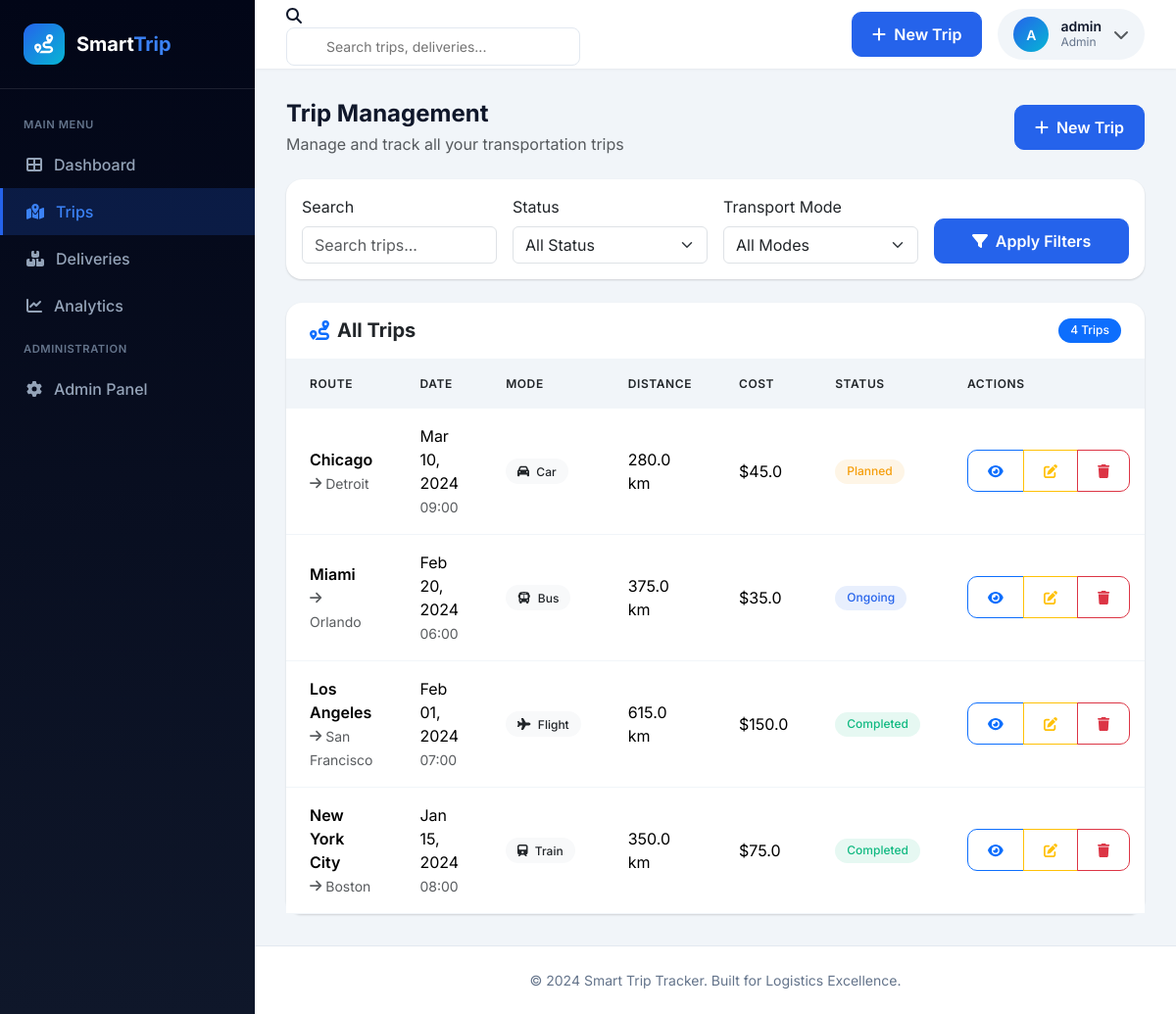
The app's page /trips (signed in) with its own data.
### models.py (models this page shows, shortened)
class User(UserMixin, db.Model):
    __tablename__ = 'users'
    id = db.Column(db.Integer, primary_key=True)
    username = db.Column(db.String(100), unique=True, nullable=False, index=True)
    email = db.Column(db.String(120), unique=True, nullable=False, index=True)
    password_hash = db.Column(db.String(256), nullable=False)
    role = db.Column(db.String(20), default='user')  # 'user' or 'admin'
    created_at = db.Column(db.DateTime, default=datetime.utcnow)
    trips = db.relationship('Trip', backref='user', lazy='dynamic', cascade='all, delete-orphan')
    deliveries = db.relationship('Delivery', backref='user', lazy='dynamic', cascade='all, delete-orphan')
    def is_admin(self):
        return self.role == 'admin'

class Trip(db.Model):
    __tablename__ = 'trips'
    id = db.Column(db.Integer, primary_key=True)
    user_id = db.Column(db.Integer, db.ForeignKey('users.id'), nullable=False, index=True)
    start_location = db.Column(db.String(200), nullable=False)
    destination = db.Column(db.String(200), nullable=False)
    start_date = db.Column(db.DateTime, nullable=False)
    end_date = db.Column(db.DateTime, nullable=True)
    mode_of_transport = db.Column(db.String(50), nullable=False)
    distance = db.Column(db.Float, nullable=False)  # in km
    travel_cost = db.Column(db.Float, default=0)
    fuel_consumption = db.Column(db.Float, nullable=True)  # in liters
    carbon_footprint = db.Column(db.Float, nullable=True)  # in kg CO2
    status = db.Column(db.String(20), default='planned')  # planned, ongoing, completed
    notes = db.Column(db.Text, nullable=True)
    created_at = db.Column(db.DateTime, default=datetime.utcnow)
    TRANSPORT_MODES = [
        ('car', 'Car'),
        ('bus', 'Bus'),
        ('train', 'Train'),
        ('truck', 'Truck'),
        ('taxi', 'Taxi'),
        ('bike', 'Bicycle'),
        ('flight', 'Flight'),
        ('walk', 'Walking')
    ]
    STATUS_OPTIONS = [
        ('planned', 'Planned'),
        ('ongoing', 'Ongoing'),
        ('completed', 'Completed')
    ]

### app.py (the view, shortened to what this page needs)
@app.route('/trips')
@login_required
def trips():
    status = request.args.get('status', '')
    mode = request.args.get('mode', '')
    search = request.args.get('search', '')
    query = Trip.query.filter_by(user_id=current_user.id)
    if status:
        query = query.filter(Trip.status == status)
    if mode:
        query = query.filter(Trip.mode_of_transport == mode)
    all_trips = query.order_by(Trip.start_date.desc()).all()
    return render_template('trips.html',
                         trips=all_trips,
                         status_filter=status,
                         mode_filter=mode,
                         search_query=search)

### app.py (called while the page is built)
@login_manager.user_loader
def load_user(user_id):
    return User.query.get(int(user_id))

### templates/trips.html (shortened to what this page needs)
{% extends "base.html" %}
{% block content %}
<div class="d-flex justify-content-between align-items-center mb-4">
    <div>
        <h4 class="mb-1 fw-bold">Trip Management</h4>
        <p class="text-muted mb-0">Manage and track all your transportation trips</p>
    </div>
    <a href="{{ url_for('new_trip') }}" class="btn btn-primary">
        <i class="fas fa-plus me-1"></i> New Trip
    </a>
</div>
<div class="card mb-4">
    <div class="card-body">
        <form method="GET" action="{{ url_for('trips') }}" class="row g-3">
            <div class="col-md-3">
                <label class="form-label">Search</label>
                <input type="text" name="search" class="form-control" placeholder="Search trips..." value="{{ search_query }}">
            </div>
            <div class="col-md-3">
                <label class="form-label">Status</label>
                <select name="status" class="form-select">
                    <option value="">All Status</option>
                </select>
            </div>
            <div class="col-md-3">
                <label class="form-label">Transport Mode</label>
                <select name="mode" class="form-select">
                    <option value="">All Modes</option>
                </select>
            </div>
            <div class="col-md-3 d-flex align-items-end">
                <button type="submit" class="btn btn-primary w-100">
                    <i class="fas fa-filter me-1"></i> Apply Filters
                </button>
            </div>
        </form>
    </div>
</div>
<div class="card">
    <div class="card-header d-flex justify-content-between align-items-center py-3">
        <h5 class="mb-0 fw-bold"><i class="fas fa-route me-2 text-primary"></i>All Trips</h5>
        <span class="badge bg-primary">{{ trips|length }} Trips</span>
    </div>
    <div class="card-body p-0">
        {% if trips %}
        <div class="table-responsive">
            <table class="table table-hover mb-0">
                <thead>
                    <tr>
                        <th class="px-4">Route</th>
                        <th>Date</th>
                        <th>Mode</th>
                        <th>Distance</th>
                        <th>Cost</th>
                        <th>Status</th>
                        <th class="px-4">Actions</th>
                    </tr>
                </thead>
                <tbody>
                    {% for trip in trips %}
                    <tr>
                        <td class="px-4">
                            <div class="fw-semibold">{{ trip.start_location }}</div>
                            <small class="text-muted"><i class="fas fa-arrow-right me-1"></i>{{ trip.destination }}</small>
                        </td>
                        <td>
                            <div>{{ trip.start_date.strftime('%b %d, %Y') }}</div>
                            <small class="text-muted">{{ trip.start_date.strftime('%H:%M') }}</small>
                        </td>
                        <td>
                            <span class="badge bg-light text-dark">
                                <i class="fas fa-{{ 'car' if trip.mode_of_transport == 'car' else 'bus' if trip.mode_of_transport == 'bus' else 'train' if trip.mode_of_transport == 'train' else 'plane' if trip.mode_of_transport == 'flight' else 'truck' if trip.mode_of_transport == 'truck' else 'taxi' if trip.mode_of_transport == 'taxi' else 'bicycle' }} me-1"></i>
                                {{ trip.mode_of_transport|title }}
                            </span>
                        </td>
                        <td>{{ trip.distance }} km</td>
                        <td>${{ trip.travel_cost }}</td>
                        <td>
                            <span class="badge badge-{{ trip.status }}">{{ trip.status|title }}</span>
                        </td>
                        <td class="px-4">
                            <div class="btn-group" role="group">
                                <a href="{{ url_for('trip_detail', trip_id=trip.id) }}" class="btn btn-sm btn-outline-primary">
                                    <i class="fas fa-eye"></i>
                                </a>
                                <a href="{{ url_for('edit_trip', trip_id=trip.id) }}" class="btn btn-sm btn-outline-warning">
                                    <i class="fas fa-edit"></i>
                                </a>
                                <button type="button" class="btn btn-sm btn-outline-danger" data-bs-toggle="modal" data-bs-target="#deleteModal{{ trip.id }}">
                                    <i class="fas fa-trash"></i>
                                </button>
                            </div>
                        </td>
                    </tr>
                    {% endfor %}
                </tbody>
            </table>
        </div>
        {% endif %}
    </div>
</div>
{% endblock %}

### templates/base.html (shortened to what this page needs)
<!DOCTYPE html>
<html lang="en">
<head>
    <link href="https://cdn.jsdelivr.net/npm/bootstrap@5.3.2/dist/css/bootstrap.min.css" rel="stylesheet">
    <link href="https://cdnjs.cloudflare.com/ajax/libs/font-awesome/6.4.0/css/all.min.css" rel="stylesheet">
</head>
<body>
    {% if current_user.is_authenticated %}
    <div class="sidebar">
        <div class="sidebar-brand">
            <div class="sidebar-brand-icon">
                <i class="fas fa-route"></i>
            </div>
            <div class="sidebar-brand-text">
                Smart<span>Trip</span>
            </div>
        </div>
        <div class="sidebar-menu">
            <div class="sidebar-menu-title">Main Menu</div>
            <a href="{{ url_for('dashboard') }}" class="sidebar-menu-item {{ 'active' if request.endpoint == 'dashboard' }}">
                <i class="fas fa-th-large"></i> Dashboard
            </a>
            <a href="{{ url_for('trips') }}" class="sidebar-menu-item {{ 'active' if request.endpoint in ['trips', 'trip_detail', 'new_trip', 'edit_trip'] }}">
                <i class="fas fa-map-marked-alt"></i> Trips
            </a>
            <a href="{{ url_for('deliveries') }}" class="sidebar-menu-item {{ 'active' if request.endpoint in ['deliveries', 'delivery_detail', 'new_delivery'] }}">
                <i class="fas fa-boxes"></i> Deliveries
            </a>
            <a href="{{ url_for('analytics') }}" class="sidebar-menu-item {{ 'active' if request.endpoint == 'analytics' }}">
                <i class="fas fa-chart-line"></i> Analytics
            </a>
            {% if current_user.is_admin() %}
            <div class="sidebar-menu-title">Administration</div>
            <a href="{{ url_for('admin') }}" class="sidebar-menu-item {{ 'active' if request.endpoint == 'admin' }}">
                <i class="fas fa-cog"></i> Admin Panel
            </a>
            {% endif %}
        </div>
    </div>
    <div class="main-content">
        <div class="top-header">
            <div class="top-header-left">
                <div class="search-box d-none d-md-block">
                    <i class="fas fa-search"></i>
                    <form action="{{ url_for('search') }}" method="GET">
                        <input type="text" name="q" placeholder="Search trips, deliveries...">
                    </form>
                </div>
            </div>
            <div class="top-header-right">
                <a href="{{ url_for('new_trip') }}" class="btn btn-primary">
                    <i class="fas fa-plus me-1"></i> New Trip
                </a>
                <div class="dropdown">
                    <div class="user-menu" data-bs-toggle="dropdown">
                        <div class="user-avatar">
                            {{ current_user.username[0]|upper }}
                        </div>
                        <div class="user-info d-none d-sm-block">
                            <div class="user-name">{{ current_user.username }}</div>
                            <div class="user-role">{{ current_user.role|title }}</div>
                        </div>
                        <i class="fas fa-chevron-down text-muted"></i>
                    </div>
                </div>
            </div>
        </div>
        <div class="page-content">
            {% block content %}{% endblock %}
        </div>
        <footer class="footer">
            <p class="mb-0">&copy; 2024 Smart Trip Tracker. Built for Logistics Excellence.</p>
        </footer>
    </div>
    {% else %}
    {% block landing_content %}{% endblock %}
    {% endif %}
</body>
</html>

### templates/base.html (style rules this page uses)
:root { --primary: #2563eb; --primary-dark: #1d4ed8; --primary-light: #3b82f6; --secondary: #64748b; --success: #10b981; --warning: #f59e0b; --danger: #ef4444; --info: #06b6d4; --dark: #0f172a; --darker: #020617; --light: #f8fafc; --gray-100: #f1f5f9; --gray-200: #e2e8f0; --gray-300: #cbd5e1; --gray-400: #94a3b8; --gray-500: #64748b; --sidebar-width: 260px; --topbar-height: 70px; }
* { margin: 0; padding: 0; box-sizing: border-box; }
body { font-family: 'Inter', sans-serif; background-color: var(--gray-100); color: var(--dark); min-height: 100vh; }
.sidebar { position: fixed; left: 0; top: 0; bottom: 0; width: var(--sidebar-width); background: linear-gradient(180deg, var(--darker) 0%, var(--dark) 100%); z-index: 1000; overflow-y: auto; transition: all 0.3s ease; }
.sidebar-brand { padding: 1.5rem; display: flex; align-items: center; gap: 12px; border-bottom: 1px solid rgba(255,255,255,0.1); }
.sidebar-brand-icon { width: 42px; height: 42px; background: linear-gradient(135deg, var(--primary) 0%, var(--info) 100%); border-radius: 12px; display: flex; align-items: center; justify-content: center; font-size: 1.2rem; color: white; }
.sidebar-brand-text { color: white; font-weight: 700; font-size: 1.25rem; }
.sidebar-brand-text span { color: var(--primary-light); }
.sidebar-menu { padding: 1rem 0; }
.sidebar-menu-title { color: var(--gray-500); font-size: 0.7rem; font-weight: 600; text-transform: uppercase; letter-spacing: 0.05em; padding: 0.75rem 1.5rem 0.5rem; }
.sidebar-menu-item { display: flex; align-items: center; gap: 12px; padding: 0.75rem 1.5rem; color: var(--gray-400); text-decoration: none; transition: all 0.2s ease; border-left: 3px solid transparent; font-weight: 500; }
.sidebar-menu-item.active { background: rgba(37, 99, 235, 0.2); color: var(--primary-light); border-left-color: var(--primary); }
.main-content { margin-left: var(--sidebar-width); min-height: 100vh; }
.top-header { background: white; height: var(--topbar-height); padding: 0 2rem; display: flex; align-items: center; justify-content: space-between; box-shadow: 0 1px 3px rgba(0,0,0,0.05); position: sticky; top: 0; z-index: 100; }
.top-header-left { display: flex; align-items: center; gap: 1rem; }
.search-box { position: relative; width: 300px; }
.search-box input { width: 100%; padding: 0.5rem 1rem 0.5rem 2.5rem; border: 1px solid var(--gray-200); border-radius: 8px; font-size: 0.875rem; transition: all 0.2s ease; }
.top-header-right { display: flex; align-items: center; gap: 1rem; }
.user-menu { display: flex; align-items: center; gap: 0.75rem; padding: 0.5rem 1rem; background: var(--gray-100); border-radius: 50px; cursor: pointer; transition: all 0.2s ease; }
.user-avatar { width: 36px; height: 36px; background: linear-gradient(135deg, var(--primary) 0%, var(--info) 100%); border-radius: 50%; display: flex; align-items: center; justify-content: center; color: white; font-weight: 600; font-size: 0.875rem; }
.user-info { line-height: 1.2; }
.user-name { font-weight: 600; font-size: 0.875rem; color: var(--dark); }
.user-role { font-size: 0.75rem; color: var(--gray-500); }
.page-content { padding: 2rem; }
.card { border: none; border-radius: 16px; box-shadow: 0 1px 3px rgba(0,0,0,0.05), 0 1px 2px rgba(0,0,0,0.1); background: white; transition: all 0.3s ease; }
.card-header { background: transparent; border-bottom: 1px solid var(--gray-100); padding: 1.25rem 1.5rem; font-weight: 600; }
.table { margin: 0; }
.table thead th { background: var(--gray-100); border: none; padding: 1rem 1.5rem; font-weight: 600; color: var(--gray-600); font-size: 0.75rem; text-transform: uppercase; letter-spacing: 0.05em; }
.table tbody td { padding: 1rem 1.5rem; border-bottom: 1px solid var(--gray-100); vertical-align: middle; }
.btn { border-radius: 10px; font-weight: 600; padding: 0.625rem 1.25rem; transition: all 0.2s ease; }
.btn-primary { background: var(--primary); border-color: var(--primary); }
.badge { padding: 0.4rem 0.75rem; border-radius: 50px; font-weight: 500; font-size: 0.75rem; }
.badge-planned { background: rgba(245, 158, 11, 0.1); color: var(--warning); }
.badge-ongoing { background: rgba(37, 99, 235, 0.1); color: var(--primary); }
.badge-completed { background: rgba(16, 185, 129, 0.1); color: var(--success); }
.footer { background: white; padding: 1.5rem 2rem; border-top: 1px solid var(--gray-200); text-align: center; color: var(--gray-500); font-size: 0.875rem; }

### records on screen
User: username "A", username "admin", role "Admin"
Trip: start_location "Chicago", destination "Detroit", start_date "Mar 10, 2024", start_date "09:00", mode_of_transport "Car", distance "280.0", travel_cost "45.0", status "Planned"
Trip: start_location "Miami", destination "Orlando", start_date "Feb 20, 2024", start_date "06:00", mode_of_transport "Bus", distance "375.0", travel_cost "35.0", status "Ongoing"
Trip: start_location "Los Angeles", destination "San Francisco", start_date "Feb 01, 2024", start_date "07:00", mode_of_transport "Flight", distance "615.0", travel_cost "150.0", status "Completed"
Trip: start_location "New York City", destination "Boston", start_date "Jan 15, 2024", start_date "08:00", mode_of_transport "Train", distance "350.0", travel_cost "75.0", status "Completed"

### other values on screen
{{ trips|length }} "4"
